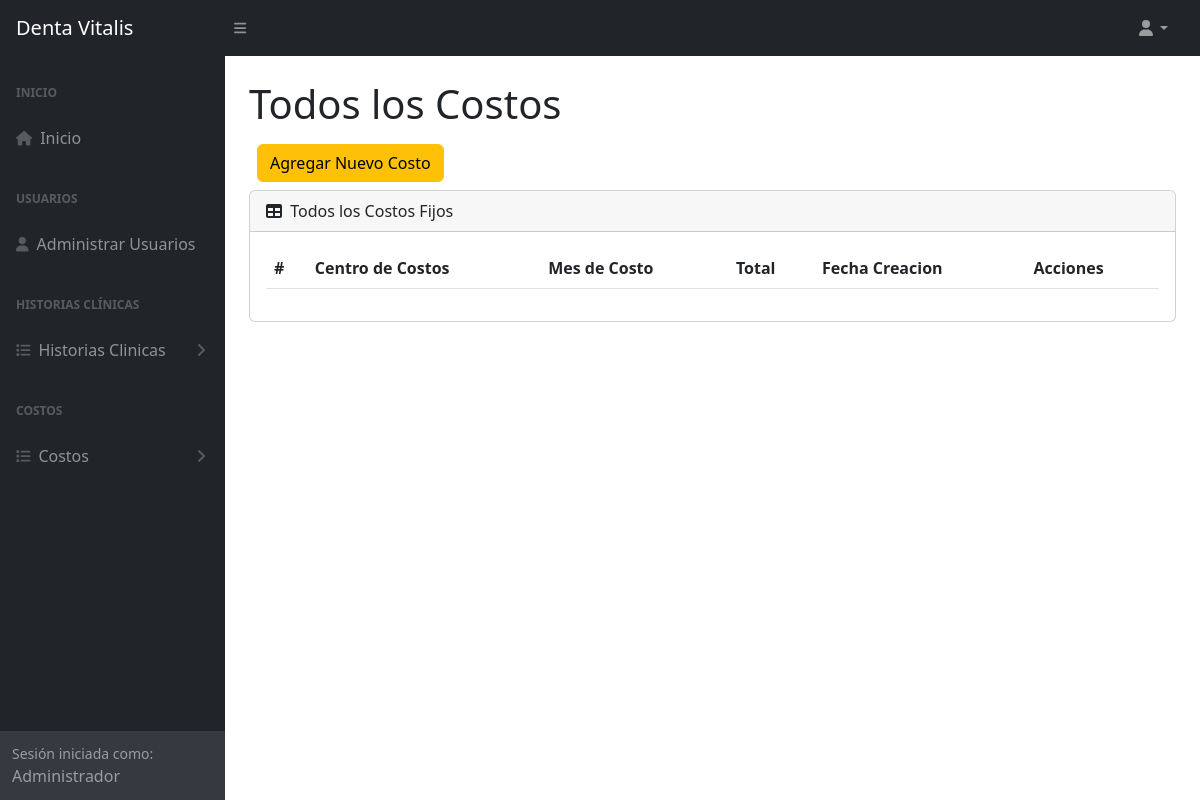
Page /allCostos (signed in) on the earlier database version.
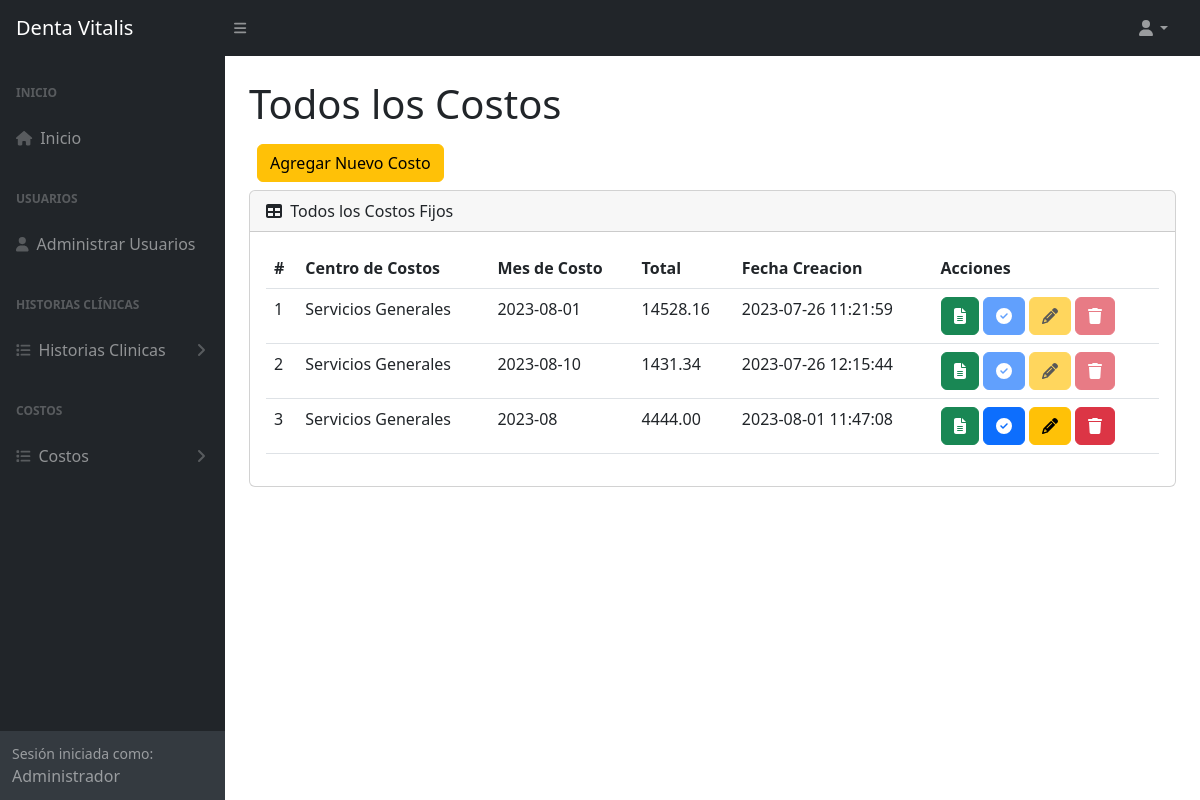
Same page on the later database version.
### tables this page shows
CREATE TABLE `tba_costo`  (
  `IdCosto` int NOT NULL AUTO_INCREMENT,
  `IdCentroCostos` int NOT NULL,
  `MesCosto` varchar(10) NOT NULL,
  `TotalCosto` decimal(10, 2) NOT NULL,
  `EstadoCosto` int NOT NULL,
  `UsuarioCreado` int NOT NULL,
  `UsuarioActualiza` int NOT NULL,
  `FechaCreacion` datetime NOT NULL,
  `FechaActualizacion` datetime NOT NULL,
  PRIMARY KEY (`IdCosto`) USING BTREE
);

CREATE TABLE `tba_centrocostos`  (
  `IdCentroCostos` int NOT NULL AUTO_INCREMENT,
  `DescripcionCentro` varchar(100) NOT NULL,
  `FechaCreacion` datetime NOT NULL,
  `FechaActualizacion` datetime NOT NULL,
  PRIMARY KEY (`IdCentroCostos`) USING BTREE
);

### controller/plantilla.controller.php (called while the page is built)
<?php
class ControllerPlantilla
{
  static public function ctrPlantilla()
  {
    include "view/plantilla.php";
  }
}

### index.php (called while the page is built, shortened)
<?php
require_once "controller/plantilla.controller.php";
require_once "controller/costos.controller.php";
require_once "controller/historias.controller.php";
require_once "model/costos.model.php";
$plantilla = new ControllerPlantilla();
$plantilla -> ctrPlantilla();

### controller/costos.controller.php (called while the page is built, shortened)
<?php
class ControllerCostos
{
  public static function ctrMostrarTodosCostos()
  {
    $tabla = "tba_costo";
    $listaCostos = ModelCostos::mdlMostrarAllCostos($tabla);
    return $listaCostos;
  }
}

### model/conexion.php (called while the page is built)
<?php
class Conexion
{
  static public function conn()
  {
    $link = new PDO("mysql:host=localhost;dbname=db_dentavitalis","root","");
		$link->exec("set names utf8");
		return $link;
  }
}

### model/costos.model.php (called while the page is built, shortened)
<?php
require_once "conexion.php";
class ModelCostos
{
  public static function mdlMostrarAllCostos($tabla)
  {
    $statement = Conexion::conn()->prepare("SELECT tba_costo.IdCosto, tba_costo.IdCentroCostos, tba_costo.MesCosto, tba_costo.TotalCosto, tba_costo.EstadoCosto, tba_costo.FechaCreacion, tba_centrocostos.DescripcionCentro FROM $tabla INNER JOIN tba_centrocostos ON tba_costo.IdCentroCostos = tba_centrocostos.IdCentroCostos ORDER BY IdCosto ASC");
    $statement -> execute();
    return $statement -> fetchAll();
  }
}

### view/modules/allCostos.php (the view, shortened to what this page needs)
</div>
        </div>
        <div class="sb-sidenav-footer">
          <div class="small">Sesión iniciada como:</div>
          <?php echo $_SESSION["nombreUsuario"] ?>
        </div>
      </nav>
    </div>
    <div id="layoutSidenav_content">
      <main class="bg">
        <div class="container-fluid px-4">
          <h1 class="mt-4">Todos los Costos</h1>
          <div class="d-inline-flex m-2">
            <button type="button" class="btn btn-warning btnNuevoCosto" id="btnNuevoCosto">
              Agregar Nuevo Costo
            </button>
          </div>
          <div class="card mb-4">
            <div class="card-header">
              <i class="fas fa-table me-1"></i>
              Todos los Costos Fijos
            </div>
            <div class="card-body">
              <table id="datatablesSimple" class="data-table-AllCostos table">
                <thead>
                  <tr>
                    <th>#</th>
                    <th>Centro de Costos</th>
                    <th>Mes de Costo</th>
                    <th>Total</th>
                    <th>Fecha Creacion</th>
                    <th>Acciones</th>
                  </tr>
                </thead>
                <tbody>
                  <?php
                    $listaCostos = ControllerCostos::ctrMostrarTodosCostos();
                    foreach($listaCostos as $key => $value)
                    {
                      if($value["EstadoCosto"] == "1")
                      {
                        echo
                        '<tr>
                          <td>'.($key + 1).'</td>
                          <td>'.$value["DescripcionCentro"].'</td>
                          <td>'.$value["MesCosto"].'</td>
                          <td>'.$value["TotalCosto"].'</td>
                          <td>'.$value["FechaCreacion"].'</td>
                          <td>
                            <button class="btn btn-success btnDescargarGasto" id="btnDescargarGasto" codCosto="'.$value["IdCosto"].'"><i class="fa-solid fa-file-text"></i></button>
                            <button class="btn btn-primary btnFinalizarEstado" id="btnFinalizarEstado" codCosto="'.$value["IdCosto"].'"><i class="fa fa-check-circle"></i></button>
                            <button class="btn btn-warning btnEditarCosto" id="btnEditarCosto" codCosto="'.$value["IdCosto"].'"><i class="fa-solid fa-pencil"></i></button>
                            <button class="btn btn-danger btnEliminarCosto" codCosto="'.$value["IdCosto"].'"><i class="fa-solid fa-trash"></i></button>
                          </td>
                        </tr>';
                      }
                      else
                      {
                        echo
                        '<tr>
                          <td>'.($key + 1).'</td>
                          <td>'.$value["DescripcionCentro"].'</td>
                          <td>'.$value["MesCosto"].'</td>
                          <td>'.$value["TotalCosto"].'</td>
                          <td>'.$value["FechaCreacion"].'</td>
                          <td>
                            <button class="btn btn-success btnDescargarGasto" id="btnDescargarGasto" codCosto="'.$value["IdCosto"].'"><i class="fa-solid fa-file-text"></i></button>
                            <button class="btn btn-primary btnFinalizarEstado" id="btnFinalizarEstado" codCosto="'.$value["IdCosto"].'" disabled><i class="fa fa-check-circle"></i></button>
                            <button class="btn btn-warning btnEditarCosto" id="btnEditarCosto" codCosto="'.$value["IdCosto"].'" disabled><i class="fa-solid fa-pencil"></i></button>
                            <button class="btn btn-danger btnEliminarCosto" codCosto="'.$value["IdCosto"].'" disabled><i class="fa-solid fa-trash"></i></button>
                          </td>
                        </tr>';
                      }
                    }
                  ?>
                </tbody>
              </table>
            </div>
          </div>
        </div>
      </main>
    </div>
  </div>

### view/plantilla.php (shortened to what this page needs)
<!DOCTYPE html>
<html lang="es">
<head>
  <?php require "modules/header.php" ?>
</head>
  <?php
    if (isset($_SESSION["login"]) && $_SESSION["login"] == "ok")
    {
      echo '<body class="sb-nav-fixed">';
      include "modules/navbar.php";
      echo '
      <div id="layoutSidenav">
        <div id="layoutSidenav_nav">
          <nav class="sb-sidenav accordion sb-sidenav-dark" id="sidenavAccordion">
            <div class="sb-sidenav-menu">
              <div class="nav">';
      include "modules/menu.php";
      if(isset($_GET["ruta"]))
      {
        if(
          $_GET["ruta"] == "home" ||
          $_GET["ruta"] == "usuario" ||
          $_GET["ruta"] == "editarSalida" ||
          $_GET["ruta"] == "procedimientos" ||
          $_GET["ruta"] == "gastos" ||
          $_GET["ruta"] == "socios" ||
          $_GET["ruta"] == "pacientes" ||
          $_GET["ruta"] == "allCostos" ||
          $_GET["ruta"] == "centroCostos" ||
          $_GET["ruta"] == "crearNuevoCosto" ||
          $_GET["ruta"] == "editarCosto" ||
          $_GET["ruta"] == "buscarCostos" ||
          $_GET["ruta"] == "crearNuevaHistoria" ||
          $_GET["ruta"] == "editarHistoria" ||
          $_GET["ruta"] == "visualizarHistoria" ||
          $_GET["ruta"] == "calendario" ||
          $_GET["ruta"] == "historialPagos" ||
          $_GET["ruta"] == "signout"
        )
        {
          include "modules/".$_GET["ruta"].".php";
        }
        else
        {
          include "web/404.html";
        }
      }
      else
      {
        include "modules/home.php";
      }
      echo '<footer>';
      include "modules/footer.php";
      echo '</footer>';
    }
    else
    {
      include "modules/login.php";
    }
  ?>
  <link rel="stylesheet" type="text/css" href="https://cdn.jsdelivr.net/npm/daterangepicker/daterangepicker.css" />
</body>
</html>

### view/modules/header.php (shortened to what this page needs)
<link href="https://cdn.jsdelivr.net/npm/simple-datatables@7.1.2/dist/style.min.css" rel="stylesheet" />
<link href="css/styles.css" rel="stylesheet" />
<link href="css/styles-dentaVitalis.css" rel="stylesheet" />
<link href="https://cdn.jsdelivr.net/npm/sweetalert2@11.7.5/dist/sweetalert2.min.css" rel="stylesheet">

### view/modules/navbar.php (shortened to what this page needs)
  <nav class="sb-topnav navbar navbar-expand navbar-dark bg-dark">
  <a class="navbar-brand ps-3" href="index.php">Denta Vitalis</a>
  <button class="btn btn-link btn-sm order-1 order-lg-0 me-4 me-lg-0" id="sidebarToggle" href="#!"><i class="fas fa-bars"></i></button>
  <ul class="navbar-nav ms-auto ms-md-0 me-3 me-lg-4">
    <li class="nav-item dropdown">
      <a class="nav-link dropdown-toggle" id="navbarDropdown" href="#" role="button" data-bs-toggle="dropdown" aria-expanded="false"><i class="fas fa-user fa-fw"></i></a>
    </li>
  </ul>
</nav>

### view/modules/menu.php (shortened to what this page needs)
<div class="sb-sidenav-menu-heading">Inicio</div>
<a class="nav-link" href="home">
  <div class="sb-nav-link-icon"><i class="fas fa-home"></i></div>
  Inicio
</a>
<?php
  if($_SESSION["perfilUsuario"] == "1")
  {
?>
  <div class="sb-sidenav-menu-heading">Usuarios</div>
  <a class="nav-link" href="usuario">
    <div class="sb-nav-link-icon"><i class="fas fa-user"></i></div>
    Administrar Usuarios
  </a>
<?php
  }
?>
<div class="sb-sidenav-menu-heading">Historias Clínicas</div>
  <a class="nav-link collapsed" href="#" data-bs-toggle="collapse" data-bs-target="#listaCatalogo" aria-expanded="false" aria-controls="collapseLayouts">
    <div class="sb-nav-link-icon"><i class="fas fa-list"></i></div>
    Historias Clinicas
    <div class="sb-sidenav-collapse-arrow"><i class="fas fa-angle-down"></i></div>
  </a>
<div class="sb-sidenav-menu-heading">Costos</div>
  <a class="nav-link collapsed" href="#" data-bs-toggle="collapse" data-bs-target="#listaCostos" aria-expanded="false" aria-controls="collapseLayouts">
    <div class="sb-nav-link-icon"><i class="fas fa-list"></i></div>
    Costos
    <div class="sb-sidenav-collapse-arrow"><i class="fas fa-angle-down"></i></div>
  </a>

### view/modules/footer.php (shortened to what this page needs)
<div class="container-fluid px-4">
  <div class="d-flex align-items-center justify-content-between small">
    <div class="text-muted">Copyright &copy; Simoni 2023</div>
  </div>
</div>

Differences in the rows shown:
now on this page (row edited): tba_costo: IdCentroCostos.DescripcionCentro "Servicios Generales", MesCosto "2023-08-01", TotalCosto "14528.16", FechaCreacion "2023-07-26 11:21:59"
now on this page (row edited): tba_costo: IdCentroCostos.DescripcionCentro "Servicios Generales", MesCosto "2023-08-10", TotalCosto "1431.34", FechaCreacion "2023-07-26 12:15:44"
added tba_costo: IdCentroCostos.DescripcionCentro "Servicios Generales", MesCosto "2023-08", TotalCosto "4444.00", FechaCreacion "2023-08-01 11:47:08"
